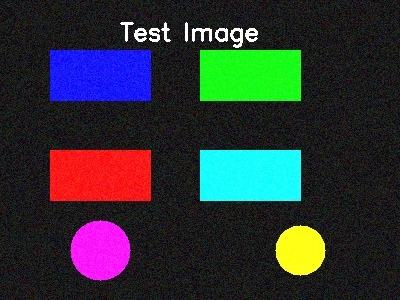
#> input picture test_image.jpg, 400 x 300 px
$ python image_analyzer.py test_image.jpg   (older library calls are emulated)
#> lines starting #> are read from the running program, lines starting #| are printed output that depends on the picture; after the words box and inside, x2 and y2 are one past the last pixel; in counts of white or black regions, pixels touching at a corner belong together
#!/usr/bin/env python3
"""
Advanced Image Analysis Tool
Analyzes images for colors, patterns, and visual elements
"""

import cv2
import numpy as np
import matplotlib.pyplot as plt
from PIL import Image
import sys
import os

def analyze_image(image_path):
    """Comprehensive image analysis"""
#> called with image_path = 'test_image.jpg'

    print(f"🔍 Analyzing image: {os.path.basename(image_path)}")
    print("=" * 60)

    # Load image with PIL for basic info
    try:
        pil_img = Image.open(image_path)
#> pil_img is the input picture: PIL image 400x300 RGB; mean R, G, B 45.3, 49.8, 51.3
        width, height = pil_img.size
        mode = pil_img.mode

        print(f"📏 Image Dimensions: {width} x {height} pixels")
#| 📏 Image Dimensions: 400 x 300 pixels
        print(f"🎨 Color Mode: {mode}")
#| 🎨 Color Mode: RGB
        print(f"📊 Total Pixels: {width * height:,}")
#| 📊 Total Pixels: 120,000
        print()

    except Exception as e:
        print(f"❌ Error loading image: {e}")
        return

    # Load image with OpenCV for analysis
    try:
        img = cv2.imread(image_path)
        img_rgb = cv2.cvtColor(img, cv2.COLOR_BGR2RGB)
        img_hsv = cv2.cvtColor(img, cv2.COLOR_BGR2HSV)
#> img_hsv: shape (300, 400, 3); mean H, S, V 86, 117.3, 77.9

        # Convert to different color spaces for analysis
        img_lab = cv2.cvtColor(img, cv2.COLOR_BGR2LAB)
#> img_lab: shape (300, 400, 3); mean of channels 0, 1, 2 56.4, 130.8, 129.1
        img_gray = cv2.cvtColor(img, cv2.COLOR_BGR2GRAY)
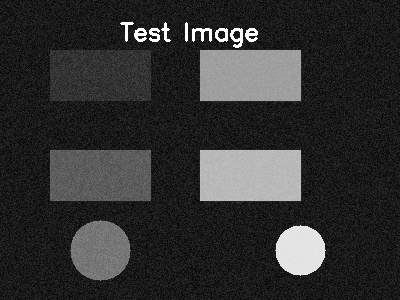
#> img_gray: shape (300, 400); min 0, max 255, mean 48.6

    except Exception as e:
        print(f"❌ Error processing image: {e}")
        return

    # 1. Color Analysis
    print("🎨 COLOR ANALYSIS")
    print("-" * 30)

    # Dominant colors using K-means clustering
    def get_dominant_colors(image, k=5):
        """Extract dominant colors using K-means clustering"""
#> called with k = 5
        data = image.reshape((-1, 3))
        data = np.float32(data)

        criteria = (cv2.TERM_CRITERIA_EPS + cv2.TERM_CRITERIA_MAX_ITER, 20, 1.0)
        _, labels, centers = cv2.kmeans(data, k, None, criteria, 10, cv2.KMEANS_RANDOM_CENTERS)
#> centers = [[24.62, 24.59, 24.69], [248.2, 26.44, 104.6], [89.54, 251.8, 27.88], [63.4, 252.2, 251.9], [25.25, 25.15, 247.1]]

        centers = np.uint8(centers)
#> centers = [[24, 24, 24], [248, 26, 104], [89, 251, 27], [63, 252, 251], [25, 25, 247]]
        return centers

    dominant_colors = get_dominant_colors(img_rgb)
#> dominant_colors has the same summary as centers in get_dominant_colors

    print("🌈 Dominant Colors (RGB values):")
    for i, color in enumerate(dominant_colors):
        rgb = tuple(color)
        hex_color = f"#{rgb[0]:02x}{rgb[1]:02x}{rgb[2]:02x}"
        print(f"   {i+1}. RGB{rgb} → {hex_color}")
#> this loop made 5 passes
#> (rgb, hex_color) on passes 1 to 5: ((24, 24, 24), '#181818'), ((248, 26, 104), '#f81a68'), ((89, 251, 27), '#59fb1b'), ((63, 252, 251), '#3ffcfb'), ((25, 25, 247), '#1919f7')
#> (printed output is left out)

    # Brightness analysis
    brightness = np.mean(img_gray)
#> brightness = 48.64
    print(f"💡 Average Brightness: {brightness:.1f}/255 ({brightness/255*100:.1f}%)")
#| 💡 Average Brightness: 48.6/255 (19.1%)

    # Contrast analysis
    contrast = np.std(img_gray)
#> contrast = 53.97
    print(f"⚡ Contrast (Standard Deviation): {contrast:.1f}")
#| ⚡ Contrast (Standard Deviation): 54.0

    # Color distribution
    r_mean, g_mean, b_mean = np.mean(img_rgb, axis=(0,1))
#> r_mean = 45.33; g_mean = 49.8; b_mean = 51.31
    print(f"🔴 Red Channel Average: {r_mean:.1f}")
#| 🔴 Red Channel Average: 45.3
    print(f"🟢 Green Channel Average: {g_mean:.1f}")
#| 🟢 Green Channel Average: 49.8
    print(f"🔵 Blue Channel Average: {b_mean:.1f}")
#| 🔵 Blue Channel Average: 51.3

    print()

    # 2. Edge and Texture Analysis
    print("📐 EDGE & TEXTURE ANALYSIS")
    print("-" * 30)

    # Edge detection
    edges_canny = cv2.Canny(img_gray, 50, 150)
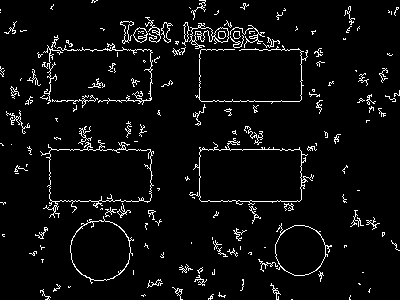
#> edges_canny: shape (300, 400); 4.9% white in thin lines or dots
    edge_density = np.sum(edges_canny > 0) / (width * height) * 100
#> edge_density = 4.9
    print(f"📏 Edge Density: {edge_density:.2f}% of pixels")
#| 📏 Edge Density: 4.90% of pixels

    # Texture analysis using Local Binary Patterns
    def calculate_texture_complexity(image):
        """Calculate texture complexity using gradient magnitude"""
        grad_x = cv2.Sobel(image, cv2.CV_64F, 1, 0, ksize=3)
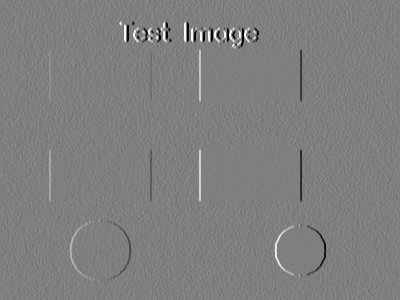
#> grad_x: shape (300, 400) float64; min -976, max 974, mean 0; drawn with min black and max white
        grad_y = cv2.Sobel(image, cv2.CV_64F, 0, 1, ksize=3)
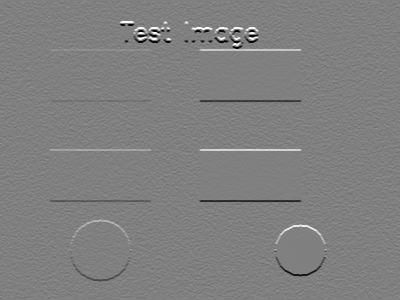
#> grad_y: shape (300, 400) float64; min -974, max 965, mean 0; drawn with min black and max white
        magnitude = np.sqrt(grad_x**2 + grad_y**2)
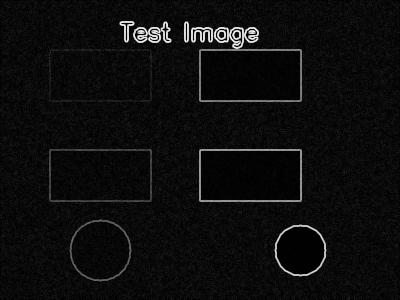
#> magnitude: shape (300, 400) float64; min 0, max 1084.5, mean 58.1; drawn with min black and max white
        return np.mean(magnitude)

    texture_complexity = calculate_texture_complexity(img_gray)
#> texture_complexity = 58.14
    print(f"🧩 Texture Complexity: {texture_complexity:.2f}")
#| 🧩 Texture Complexity: 58.14

    # Sharpness analysis
    laplacian_var = cv2.Laplacian(img_gray, cv2.CV_64F).var()
#> laplacian_var = 3245.8
    print(f"🔍 Sharpness (Laplacian Variance): {laplacian_var:.2f}")
#| 🔍 Sharpness (Laplacian Variance): 3245.80

    print()

    # 3. Histogram Analysis
    print("📊 HISTOGRAM ANALYSIS")
    print("-" * 30)

    # Calculate histograms for each channel
    hist_r = cv2.calcHist([img_rgb], [0], None, [256], [0, 256])
#> hist_r = 256 values, max 5329 at index 255, min 0 at index 106, mean 468.8
    hist_g = cv2.calcHist([img_rgb], [1], None, [256], [0, 256])
#> hist_g = 256 values, max 6736 at index 255, min 0 at index 82, mean 468.8
    hist_b = cv2.calcHist([img_rgb], [2], None, [256], [0, 256])
#> hist_b = 256 values, max 6796 at index 255, min 0 at index 129, mean 468.8

    # Find peaks in histograms
    def find_histogram_peaks(hist, threshold=0.01):
        """Find significant peaks in histogram"""
#> called with hist = array of shape (256, 1), threshold = 0.01
        max_val = np.max(hist)
#> max_val = 5329
        threshold_val = max_val * threshold
#> threshold_val = 53.29
        peaks = []
        for i, val in enumerate(hist):
            if val > threshold_val:
                peaks.append(i)
#> this loop made 256 passes
#> val on passes 1 to 3: [1408], [327], [369]
#> after the loop, peaks = 73 values from 0 to 255
        return peaks

    r_peaks = find_histogram_peaks(hist_r)
#> r_peaks = 73 values from 0 to 255
    g_peaks = find_histogram_peaks(hist_g)
#> the loop in find_histogram_peaks (call 2), `for i, val in enumerate(hist):` made 256 passes
#> val on passes 1 to 3: [618], [234], [341]
#> g_peaks = 64 values from 0 to 255
    b_peaks = find_histogram_peaks(hist_b)
#> b_peaks = 75 values from 0 to 255

    print(f"🔴 Red channel peaks at intensities: {r_peaks[:5]}{'...' if len(r_peaks) > 5 else ''}")
#> (printed output is left out)
    print(f"🟢 Green channel peaks at intensities: {g_peaks[:5]}{'...' if len(g_peaks) > 5 else ''}")
#> (printed output is left out)
    print(f"🔵 Blue channel peaks at intensities: {b_peaks[:5]}{'...' if len(b_peaks) > 5 else ''}")
#> (printed output is left out)

    print()

    # 4. Object Detection (if OpenCV has DNN support)
    print("🎯 OBJECT DETECTION")
    print("-" * 30)

    try:
        # Simple contour detection
        contours, _ = cv2.findContours(edges_canny, cv2.RETR_EXTERNAL, cv2.CHAIN_APPROX_SIMPLE)
#> contours = 163 contours, 145 with area under 20; largest, box (x1, y1, x2, y2) and area: (189, 138, 314, 205) 5302, (40, 140, 154, 218) 5254, (70, 216, 134, 284) 2854, (275, 223, 332, 276) 1992, (189, 23, 229, 49) 344
        significant_contours = [c for c in contours if cv2.contourArea(c) > 100]
#> significant_contours = 7 contours; box (x1, y1, x2, y2) and area: (189, 138, 314, 205) 5302, (40, 140, 154, 218) 5254, (70, 216, 134, 284) 2854, (275, 223, 332, 276) 1992, (189, 23, 229, 49) 344, (133, 27, 148, 43) 146, (120, 21, 134, 44) 102

        print(f"🔍 Found {len(significant_contours)} significant contours/objects")
#| 🔍 Found 7 significant contours/objects

        if significant_contours:
            # Analyze the largest contour
            largest_contour = max(significant_contours, key=cv2.contourArea)
#> largest_contour = contour of 329 points, box (x1, y1, x2, y2) (189, 138, 314, 205), area 5302
            area = cv2.contourArea(largest_contour)
#> area = 5301.5
            perimeter = cv2.arcLength(largest_contour, True)
#> perimeter = 651.2
            print(f"📏 Largest object area: {area:.0f} pixels ({area/(width*height)*100:.1f}% of image)")
#| 📏 Largest object area: 5302 pixels (4.4% of image)
            print(f"📐 Largest object perimeter: {perimeter:.0f} pixels")
#| 📐 Largest object perimeter: 651 pixels

            # Circularity
            if perimeter > 0:
                circularity = 4 * np.pi * area / (perimeter * perimeter)
#> circularity = 0.157
                print(f"⭕ Circularity of largest object: {circularity:.3f} (1.0 = perfect circle)")
#| ⭕ Circularity of largest object: 0.157 (1.0 = perfect circle)

    except Exception as e:
        print(f"⚠️  Object detection limited: {e}")

    print()

    # 5. Image Quality Metrics
    print("⭐ IMAGE QUALITY METRICS")
    print("-" * 30)

    # Blur detection
    blur_score = cv2.Laplacian(img_gray, cv2.CV_64F).var()
#> blur_score = 3245.8
    if blur_score > 100:
        blur_level = "Sharp"
    elif blur_score > 50:
        blur_level = "Moderately Sharp"
    else:
        blur_level = "Blurry"
    print(f"🔍 Blur Level: {blur_level} (score: {blur_score:.1f})")
#| 🔍 Blur Level: Sharp (score: 3245.8)

    # Noise estimation
    noise_level = np.std(cv2.Laplacian(img_gray, cv2.CV_64F))
#> noise_level = 56.97
    if noise_level < 10:
        noise_level_desc = "Low"
    elif noise_level < 20:
        noise_level_desc = "Medium"
    else:
        noise_level_desc = "High"
    print(f"🔊 Noise Level: {noise_level_desc} (score: {noise_level:.1f})")
#| 🔊 Noise Level: High (score: 57.0)

    # Dynamic range
    min_val, max_val = img_gray.min(), img_gray.max()
#> min_val = 0; max_val = 255
    dynamic_range = max_val - min_val
#> dynamic_range = 255
    print(f"📈 Dynamic Range: {dynamic_range}/255 ({dynamic_range/255*100:.1f}%)")
#| 📈 Dynamic Range: 255/255 (100.0%)

    print()

    # 6. Summary and Recommendations
    print("📋 SUMMARY & RECOMMENDATIONS")
    print("-" * 30)

    recommendations = []

    if brightness < 50:
        recommendations.append("💡 Consider increasing brightness - image appears dark")
    elif brightness > 200:
        recommendations.append("☀️ Consider reducing brightness - image appears overexposed")

    if contrast < 30:
        recommendations.append("⚡ Consider increasing contrast - image appears flat")

    if blur_score < 50:
        recommendations.append("🔍 Image appears blurry - check focus or camera stability")

    if edge_density < 1:
        recommendations.append("📐 Low edge density - image may lack detail or be very smooth")
    elif edge_density > 15:
        recommendations.append("📐 High edge density - image has many fine details")

    if not recommendations:
        recommendations.append("✅ Image appears well-balanced overall!")

    for rec in recommendations:
        print(rec)

    print()
    print("🎉 Analysis Complete!")
    print("=" * 60)

def create_visualization(image_path, output_dir="analysis_output"):
    """Create visual analysis plots"""
#> called with image_path = 'test_image.jpg', output_dir = 'analysis_output'

    # Create output directory
    os.makedirs(output_dir, exist_ok=True)

    # Load image
    img = cv2.imread(image_path)
    img_rgb = cv2.cvtColor(img, cv2.COLOR_BGR2RGB)
    img_gray = cv2.cvtColor(img, cv2.COLOR_BGR2GRAY)

    # Create figure with subplots
    fig, axes = plt.subplots(2, 3, figsize=(15, 10))
    fig.suptitle(f'Visual Analysis: {os.path.basename(image_path)}', fontsize=16)

    # Original image
    axes[0, 0].imshow(img_rgb)
    axes[0, 0].set_title('Original Image')
    axes[0, 0].axis('off')

    # Grayscale
    axes[0, 1].imshow(img_gray, cmap='gray')
    axes[0, 1].set_title('Grayscale')
    axes[0, 1].axis('off')

    # Edges
    edges = cv2.Canny(img_gray, 50, 150)
    axes[0, 2].imshow(edges, cmap='gray')
    axes[0, 2].set_title('Edge Detection')
    axes[0, 2].axis('off')

    # Color histograms
    colors = ['red', 'green', 'blue']
    for i, color in enumerate(colors):
        hist = cv2.calcHist([img_rgb], [i], None, [256], [0, 256])
        axes[1, i].plot(hist, color=color)
        axes[1, i].set_title(f'{color.capitalize()} Histogram')
        axes[1, i].set_xlabel('Intensity')
        axes[1, i].set_ylabel('Frequency')
        axes[1, i].grid(True, alpha=0.3)

    plt.tight_layout()

    # Save the plot
    output_path = os.path.join(output_dir, f"analysis_{os.path.splitext(os.path.basename(image_path))[0]}.png")
    plt.savefig(output_path, dpi=300, bbox_inches='tight')
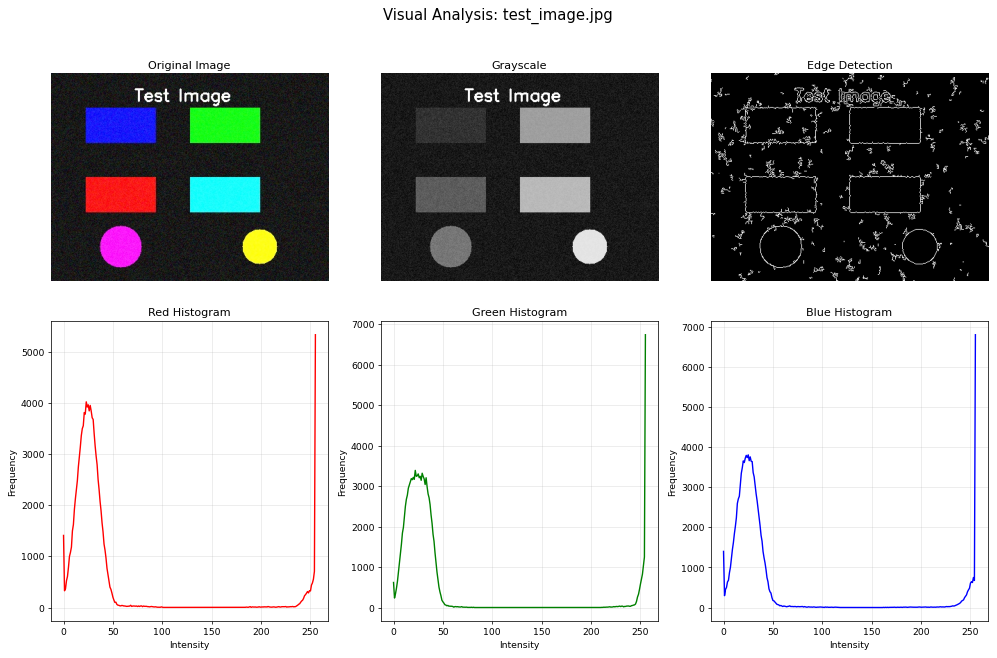
#> figure drawn by matplotlib, 6 panels; panel 4: curve peaks at x = 255, y = 5329; panel 5: curve peaks at x = 255, y = 6736; panel 6: curve peaks at x = 255, y = 6796
    plt.close()

    print(f"📊 Visualization saved to: {output_path}")

def main():
    if len(sys.argv) != 2:
        print("Usage: python image_analyzer.py <image_path>")
        print("Example: python image_analyzer.py /path/to/your/image.jpg")
        sys.exit(1)

    image_path = sys.argv[1]

    if not os.path.exists(image_path):
        print(f"❌ Error: Image file not found: {image_path}")
        sys.exit(1)

    # Perform analysis
    analyze_image(image_path)

    # Create visualization
    try:
        create_visualization(image_path)
    except Exception as e:
        print(f"⚠️  Could not create visualization: {e}")

if __name__ == "__main__":
    main()

$ run again, on cermony-1.jpeg
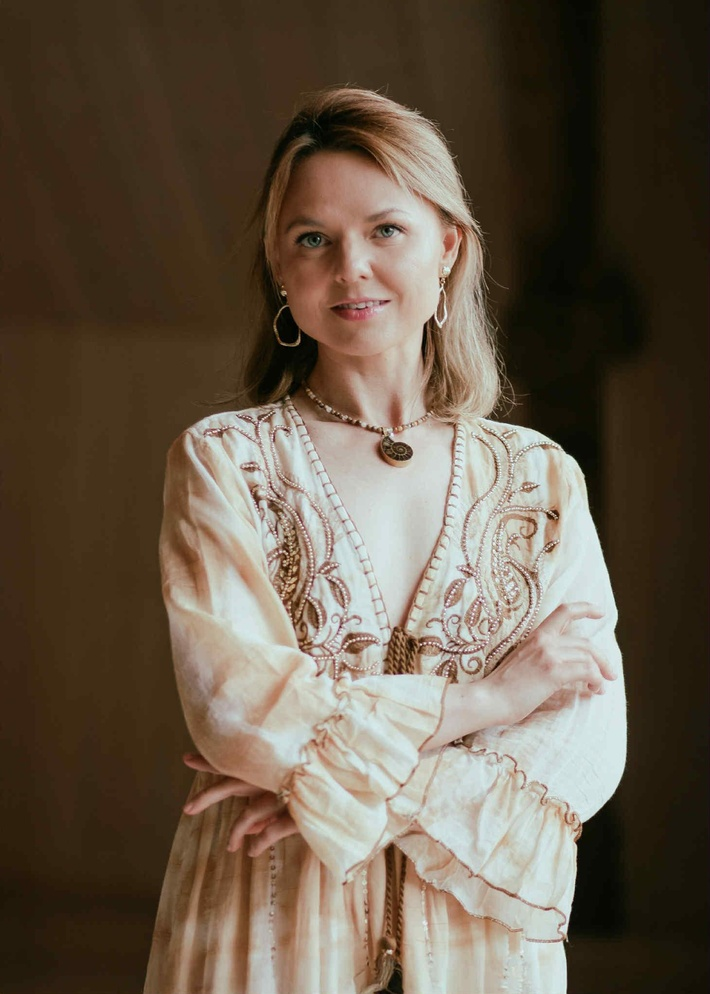
#> input picture cermony-1.jpeg, 710 x 994 px, shrunk from 1460 x 2046 before the run
#> in analyze_image, pil_img is the input picture: PIL image 710x994 RGB; mean R, G, B 102.5, 88.9, 73
#| 📏 Image Dimensions: 710 x 994 pixels
#| 🎨 Color Mode: RGB
#| 📊 Total Pixels: 705,740
#> img_hsv: shape (994, 710, 3); mean H, S, V 24.4, 120.5, 103.9
#> img_lab: shape (994, 710, 3); mean of channels 0, 1, 2 94.5, 131.7, 139.7
#> in get_dominant_colors, `_, labels, centers = cv2.kmeans(data, k, None, criteria, 10, cv2.KMEAN..`: centers = [[29.24, 22.03, 8.78], [203.4, 209.4, 202.5], [182.3, 161.4, 145.2], [136.7, 97.71, 73.99], [64.75, 45.13, 24.47]]
#> in get_dominant_colors, `centers = np.uint8(centers)`: centers = [[29, 22, 8], [203, 209, 202], [182, 161, 145], [136, 97, 73], [64, 45, 24]]
#> dominant_colors has the same summary as centers in get_dominant_colors
#> the loop in analyze_image, `for i, color in enumerate(dominant_colors):` made 5 passes
#> (rgb, hex_color) on passes 1 to 5: ((29, 22, 8), '#1d1608'), ((203, 209, 202), '#cbd1ca'), ((182, 161, 145), '#b6a191'), ((136, 97, 73), '#886149'), ((64, 45, 24), '#402d18')
#> (printed output is left out)
#> brightness = 91.08
#| 💡 Average Brightness: 91.1/255 (35.7%)
#> contrast = 71.63
#| ⚡ Contrast (Standard Deviation): 71.6
#> r_mean = 102.5; g_mean = 88.91; b_mean = 72.96
#| 🔴 Red Channel Average: 102.5
#| 🟢 Green Channel Average: 88.9
#| 🔵 Blue Channel Average: 73.0
#> in analyze_image, `edges_canny = cv2.Canny(img_gray, 50, 150)`:
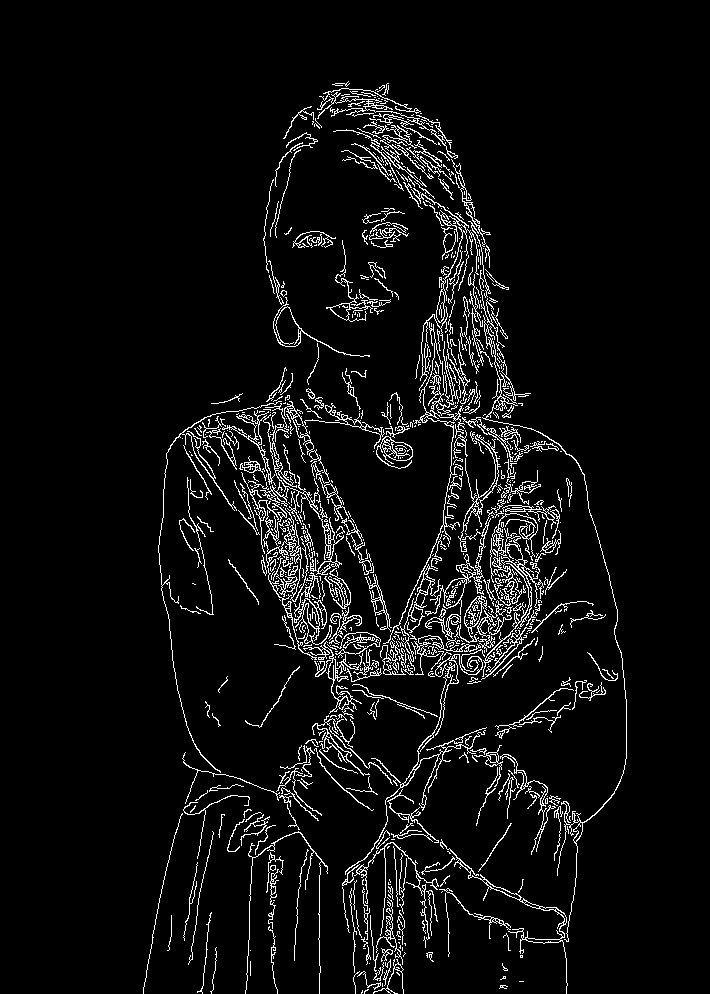
#> edges_canny: shape (994, 710); 5.5% white in thin lines or dots, all inside (x1, y1, x2, y2) = (143, 81, 627, 994)
#> edge_density = 5.52
#| 📏 Edge Density: 5.52% of pixels
#> in calculate_texture_complexity, `magnitude = np.sqrt(grad_x**2 + grad_y**2)`:
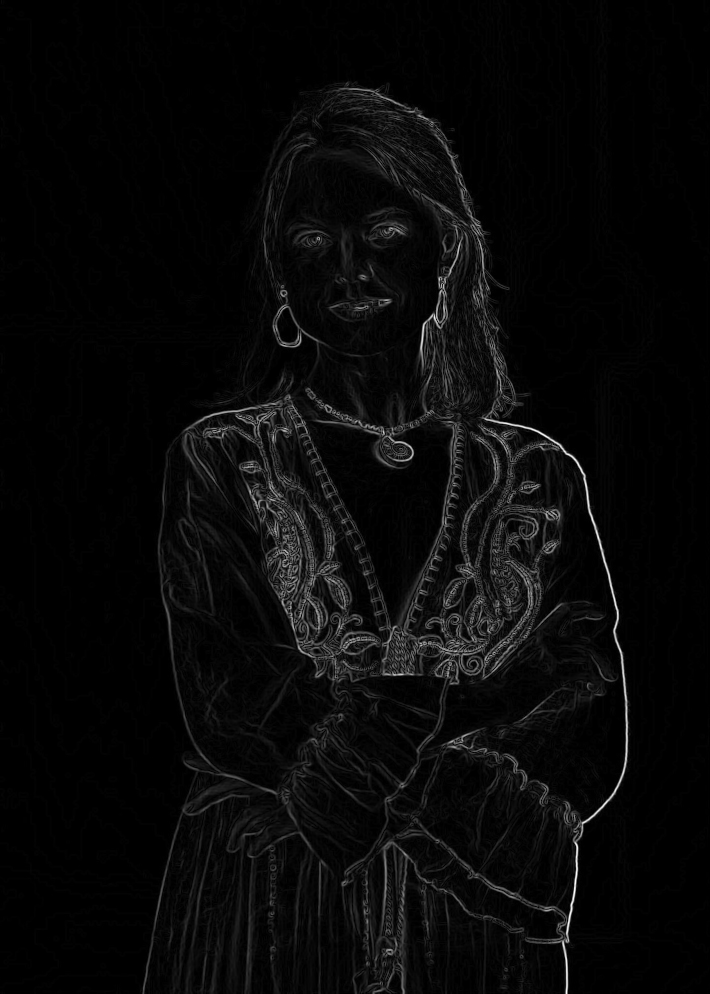
#> magnitude: shape (994, 710) float64; min 0, max 837, mean 29.6; drawn with min black and max white
#> texture_complexity = 29.65
#| 🧩 Texture Complexity: 29.65
#> laplacian_var = 306.3
#| 🔍 Sharpness (Laplacian Variance): 306.28
#> hist_r = 256 values, max 24477 at index 67, min 8 at index 253, mean 2756.8
#> hist_g = 256 values, max 27466 at index 46, min 0 at index 250, mean 2756.8
#> hist_b = 256 values, max 36682 at index 21, min 0 at index 247, mean 2756.8
#> in find_histogram_peaks, `max_val = np.max(hist)`: max_val = 24477
#> threshold_val = 244.8
#> the loop in find_histogram_peaks, `for i, val in enumerate(hist):` made 256 passes
#> val on passes 1 to 3: [49], [29], [53]
#> after the loop in find_histogram_peaks, `for i, val in enumerate(hist):`: peaks = 216 values from 6 to 221
#> the loop in find_histogram_peaks (call 2), `for i, val in enumerate(hist):` made 256 passes
#> val on passes 1 to 3: [18], [19], [20]
#> g_peaks = 227 values from 7 to 233
#> b_peaks = 234 values from 0 to 233
#> (printed output is left out)
#> (printed output is left out)
#> (printed output is left out)
#> contours = 712 contours, 600 with area under 20; largest, box (x1, y1, x2, y2) and area: (260, 482, 332, 660) 1126, (222, 403, 345, 575) 904, (482, 513, 544, 677) 808, (273, 297, 370, 357) 731, (345, 654, 487, 875) 592
#> significant_contours = 39 contours; largest, box (x1, y1, x2, y2) and area: (260, 482, 332, 660) 1126, (222, 403, 345, 575) 904, (482, 513, 544, 677) 808, (273, 297, 370, 357) 731, (345, 654, 487, 875) 592
#| 🔍 Found 39 significant contours/objects
#> largest_contour = contour of 1427 points, box (x1, y1, x2, y2) (260, 482, 332, 660), area 1126
#> area = 1126
#> perimeter = 2741.3
#| 📏 Largest object area: 1126 pixels (0.2% of image)
#| 📐 Largest object perimeter: 2741 pixels
#> circularity = 0.00188
#| ⭕ Circularity of largest object: 0.002 (1.0 = perfect circle)
#> blur_score = 306.3
#| 🔍 Blur Level: Sharp (score: 306.3)
#> noise_level = 17.5
#| 🔊 Noise Level: Medium (score: 17.5)
#> in analyze_image, `min_val, max_val = img_gray.min(), img_gray.max()`: min_val = 0; max_val = 251
#| 📈 Dynamic Range: 251/255 (98.4%)
